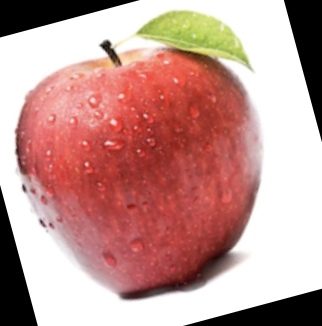
#> input picture data/train/apple/101.png, 322 x 326 px; its folder holds only this picture in this run
$ python train-validate.py
#> lines starting #> are read from the running program, lines starting #| are printed output that depends on the picture; after the words box and inside, x2 and y2 are one past the last pixel; in counts of white or black regions, pixels touching at a corner belong together
# Use this to train and validate the model

import os
import cv2
import numpy as np
import pickle
from sklearn.ensemble import RandomForestClassifier
from sklearn.neighbors import KNeighborsClassifier
from sklearn.svm import SVC
from sklearn.model_selection import GridSearchCV
import json

# Define folder paths
train_folder = "data/train"
validate_folder = "data/validate"

# Load training images and labels
train_images = []
train_labels = []
label_dict = {}
label_counter = 0
for label_folder in os.listdir(train_folder):
    label_folder_path = os.path.join(train_folder, label_folder)
    label_dict[label_counter] = label_folder
    for filename in os.listdir(label_folder_path):
        img_path = os.path.join(label_folder_path, filename)
        img = cv2.imread(img_path)
#> img is the input picture: shape (326, 322, 3); mean B, G, R 146.2, 151.7, 195.1
        train_images.append(img)
        train_labels.append(label_counter)
    label_counter += 1

# Preprocess training images
train_data = []
for img in train_images:
    height, width = img.shape[:2]
    crop_size = min(height, width)
    start_x = (width - crop_size) // 2
    start_y = (height - crop_size) // 2
    end_x = start_x + crop_size
    end_y = start_y + crop_size
    img = img[start_y:end_y, start_x:end_x]
    img = cv2.resize(img, (100, 100))
    img = cv2.bilateralFilter(img, 30, 25, 25)
    gray = cv2.cvtColor(img, cv2.COLOR_BGR2GRAY)
    edges = cv2.adaptiveThreshold(
        gray, 255, cv2.ADAPTIVE_THRESH_GAUSSIAN_C, cv2.THRESH_BINARY_INV, 11, 9
    )
    mask = cv2.cvtColor(edges, cv2.COLOR_GRAY2BGR)
    img = cv2.cvtColor(img, cv2.COLOR_BGR2YUV)
    img = cv2.addWeighted(img, 0.8, mask, 1, 0)
    img = img.flatten()
    train_data.append(img)
#> this loop made 2 passes
#> (height, width, crop_size, start_x, start_y, end_x, end_y) on passes 1 to 2: (326, 322, 322, 0, 2, 322, 324), (300, 510, 300, 105, 0, 405, 300)
#> pass 1, `img = img[start_y:end_y, start_x:end_x]`:
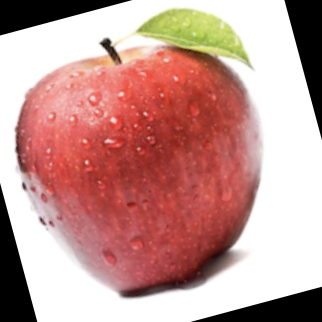
#> img: shape (322, 322, 3); mean B, G, R 146.6, 152.1, 196.1
#> pass 1, `img = cv2.resize(img, (100, 100))`:
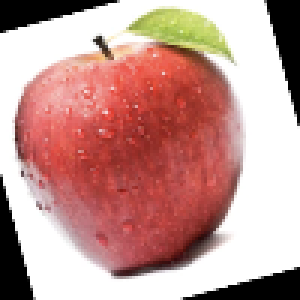
#> img: shape (100, 100, 3) (shown 3 times larger); mean B, G, R 146.5, 152, 196
#> pass 1, `gray = cv2.cvtColor(img, cv2.COLOR_BGR2GRAY)`:
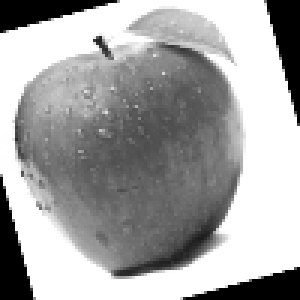
#> gray: shape (100, 100) (shown 3 times larger); min 0, max 255, mean 164.7
#> after the loop:
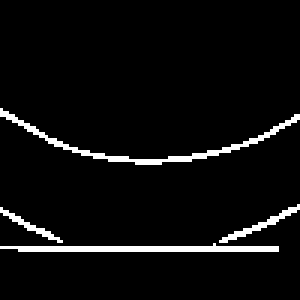
#> edges: shape (100, 100) (shown 3 times larger); 4.8% white in thin lines or dots, all inside (x1, y1, x2, y2) = (0, 36, 100, 84)
#> after the loop:
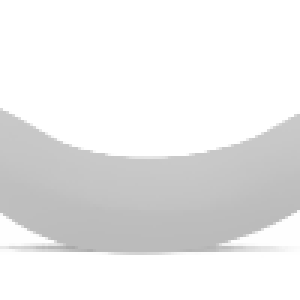
#> gray: shape (100, 100) (shown 3 times larger); min 169, max 255, mean 234.2
#> after the loop, train_data = 2 items

train_data = np.array(train_data)

# Train KNN model
knn_model = KNeighborsClassifier(n_neighbors=3)
knn_model.fit(train_data, train_labels)

# Define the parameter grid for tuning
# param_grid = {
# "n_estimators": [100, 500, 1000],
# "max_depth": [None, 10, 20],
# "min_samples_split": [2, 5, 10],
# "min_samples_leaf": [1, 2, 4],
# "max_features": ["sqrt", "log2"],
# }

# Create the random forest classifier
# rf_model = RandomForestClassifier()

# Perform grid search to find the best hyperparameters
# grid_search = GridSearchCV(estimator=rf_model, param_grid=param_grid, cv=5)
# grid_search.fit(train_data, train_labels)

# Get the best model and its parameters
# best_rf_model = grid_search.best_estimator_
# best_rf_params = grid_search.best_params_

# Print the best parameters
# print("Best Parameters:")
# for param, value in best_rf_params.items():
# print(f"{param}: {value}")

# Train the best model on the entire training data
# rf_model = RandomForestClassifier(**best_rf_params)
# rf_model.fit(train_data, train_labels)

# Train Random Forest model
rf_model = RandomForestClassifier(
    n_estimators=500,
    max_depth=20,
    max_features="log2",
    min_samples_leaf=1,
    min_samples_split=5,
)
rf_model.fit(train_data, train_labels)

# Create an SVM model
# svm_model = SVC()

# Define the parameter grid for grid search
# param_grid = {
# "C": [0.1, 1, 10],  # Penalty parameter C
# "kernel": ["linear", "rbf"],  # Kernel type
# "gamma": ["scale", "auto"],  # Kernel coefficient for 'rbf' kernel
# }

# Perform grid search with cross-validation
# grid_search = GridSearchCV(estimator=svm_model, param_grid=param_grid, cv=5)
# grid_search.fit(train_data, train_labels)

# Get the best parameter values and the corresponding accuracy
# best_params = grid_search.best_params_
# best_accuracy = grid_search.best_score_

# Print the best parameters
# print("Best Parameters:")
# for param, value in best_params.items():
# print(f"{param}: {value}")

# Train the SVM model with the best parameters on the entire training data
# svm_model = SVC(**best_params)
# svm_model.fit(train_data, train_labels)

# Train SVM model
svm_model = SVC(kernel="rbf", C=10, gamma="scale")
svm_model.fit(train_data, train_labels)

# Load validate images and labels
validate_images = []
validate_labels = []
#> (the run stopped early here; a loop or call above may not have finished)
